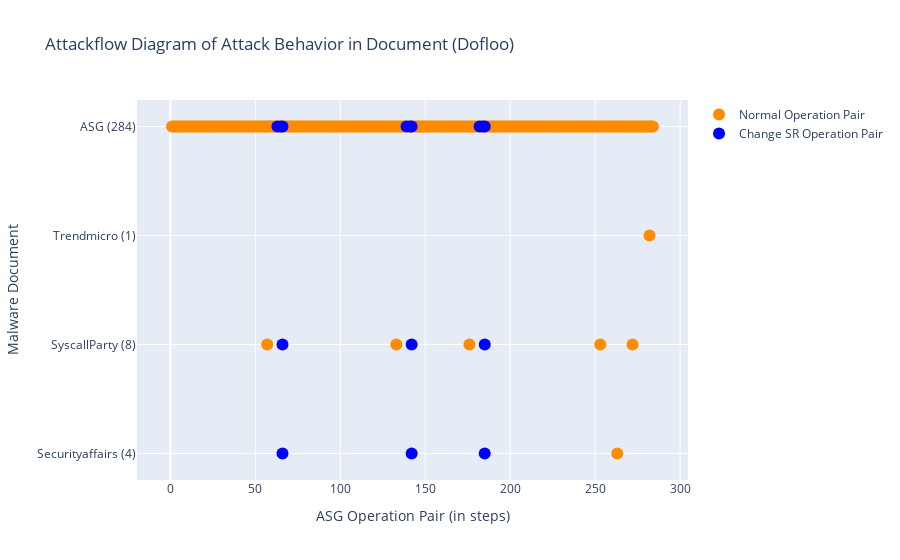

This figure's notebook cell:
### Markdown cell above
### Run Script: draw Lifecycle diagram
- 兩個 traces (legend) 一般的 OP 和 ChangeSys OP。分兩個顏色，不重疊。
- x: [a,a,a,a,b,b,b,c,c,c] 不同 report 的 step 可以放同一個 list，因為屬於同個 trace。

### Code cell
# import plotly.express as px
import plotly
import plotly.graph_objects as go

def symmetric_difference(list1: list, list2: list) -> list:
    ''' return list1 - list2. '''
    s = set(list2)
    temp3 = [x for x in list1 if x not in s]
    return temp3

def draw_lifecycle(fset:FamilySet):
    familname = fset.familyname
    # reportnames = [rem.reportname for rem in fset.rem_lst if len(rem.match_regex)]

    fig = go.Figure()
    x, y = [], []
    x_sys, y_sys = [], []
    for i, rem in enumerate(fset.rem_lst):
        if len(rem.ASGstep_order_index) == 0:
            continue

        numOfDot = len(rem.ASGstep_order_index)
        reportname = rem.reportname
        reportname = rem.reportname.split('.')[0]
        reportname = reportname.split('-')[1]
        if reportname == 'Ms':
            reportname = 'Microsoft'
        reportname += f' ({numOfDot})'
        x_sys.extend(rem.SysASGstep_order_index) # 改變系統設定檔的 OP (這個變數有問題!!!)
        y_sys.extend([reportname] * len(rem.SysASGstep_order_index))
        current_x_normal = symmetric_difference(rem.ASGstep_order_index, rem.SysASGstep_order_index) # 一般的/其餘的 OP
        # print(reportname, 'numOfDot', numOfDot, 'rem.ASGstep_order_index', rem.ASGstep_order_index)
        # print('x_normal', current_x_normal, 'x_sys', rem.SysASGstep_order_index)
        x.extend(current_x_normal)
        y.extend([reportname] * len(current_x_normal))
        pass
    # todo: add baseline's lifecycle
    num_allstep = len(set(fset.sample.step_list))
    rowname = f'ASG ({num_allstep})'
    current_x_system = fset.sample.ASGstep_sysOnly_ordered_index # fset.sample.OPset_sysOnly_ordered_index
    current_x_normal = symmetric_difference(list(range(num_allstep)), current_x_system) # all steps - sysobj steps
    # print(sorted(current_x_system)) # 只能放UPDATE的，OPEN/READ不能喔
    x_sys.extend(current_x_system)
    y_sys.extend([rowname] * len(current_x_system)) 
    x.extend(current_x_normal)
    y.extend([rowname] * len(current_x_normal))
    # print(rowname, len(fset.sample.OPset), len(current_x_system), len(current_x_normal))
    
    # normal OPs
    x = [idx+1 for idx in x] # add 1 to each asg index
    fig.add_trace(go.Scatter(
        x=x,
        y=y,
        marker=dict(color="darkorange", size=12),
        mode="markers",
        name="Normal Operation Pair",
    ))

    # changeSysObj OPs
    x_sys = x = [idx+1 for idx in x_sys]
    fig.add_trace(go.Scatter(
        x=x_sys,
        y=y_sys,
        marker=dict(color="blue", size=12),
        mode="markers",
        name="Change SR Operation Pair",
    ))

    fig.update_layout(title=f"Attackflow Diagram of Attack Behavior in Document ({familname})",
                    xaxis_title="ASG Operation Pair (in steps)",
                    yaxis_title="Malware Document")
    fig.show()

    if not os.path.exists("imgs"):
        os.mkdir("imgs")
    # fig.write_image(f"./imgs/{familname}_lifecycle.png") # bug -> no responce
    # plotly.offline.plot(fig, filename=f"./imgs/{familname}_lifecycle.html", auto_open=False)
    pass

draw_lifecycle(fset)

### Figure 1 — Plotly figure (JSON) as saved in the notebook; plotly's stock layout.template omitted (floating-point values rounded to 4 significant figures; data arrays with more than 128 entries replaced by an {"elided": "..."} marker saying what was removed)
{"data": [{"marker": {"color": "darkorange", "size": 12}, "mode": "markers", "name": "Normal Operation Pair", "type": "scatter", "x": {"elided": "282 int values"}, "y": {"elided": "282 str values"}}, {"marker": {"color": "blue", "size": 12}, "mode": "markers", "name": "Change SR Operation Pair", "type": "scatter", "x": [66, 142, 185, 66, 142, 185, 63, 65, 66, 139, 141, 142, 182, 184, 185], "y": ["Securityaffairs (4)", "Securityaffairs (4)", "Securityaffairs (4)", "SyscallParty (8)", "SyscallParty (8)", "SyscallParty (8)", "ASG (284)", "ASG (284)", "ASG (284)", "ASG (284)", "ASG (284)", "ASG (284)", "ASG (284)", "ASG (284)", "ASG (284)"]}], "layout": {"title": {"text": "Attackflow Diagram of Attack Behavior in Document (Dofloo)"}, "xaxis": {"title": {"text": "ASG Operation Pair (in steps)"}}, "yaxis": {"title": {"text": "Malware Document"}}}}
